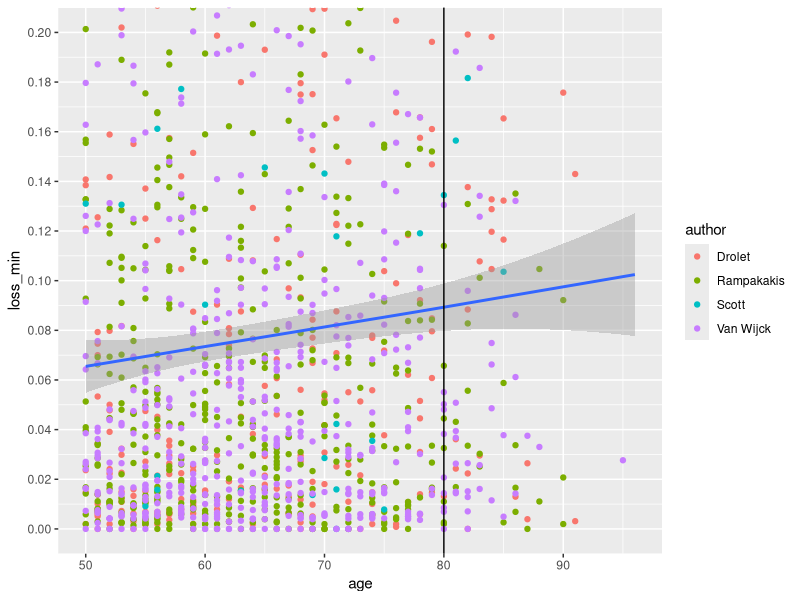
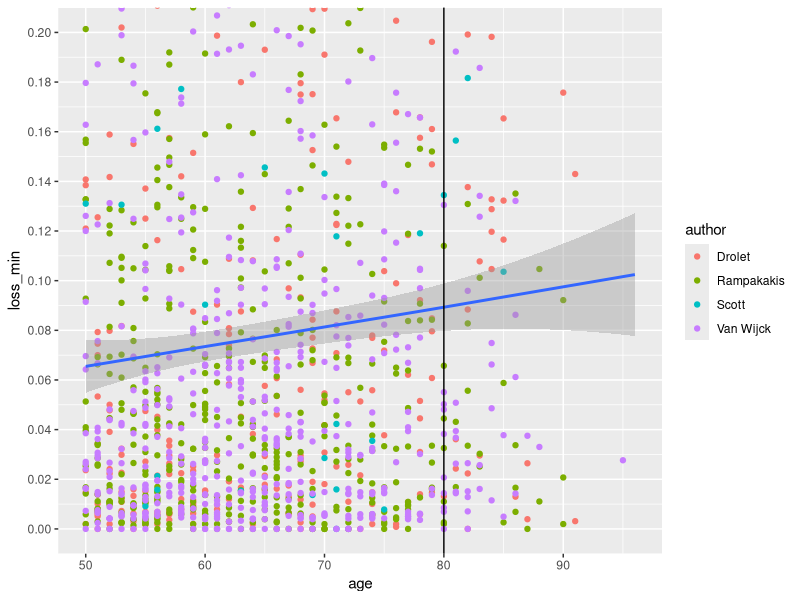
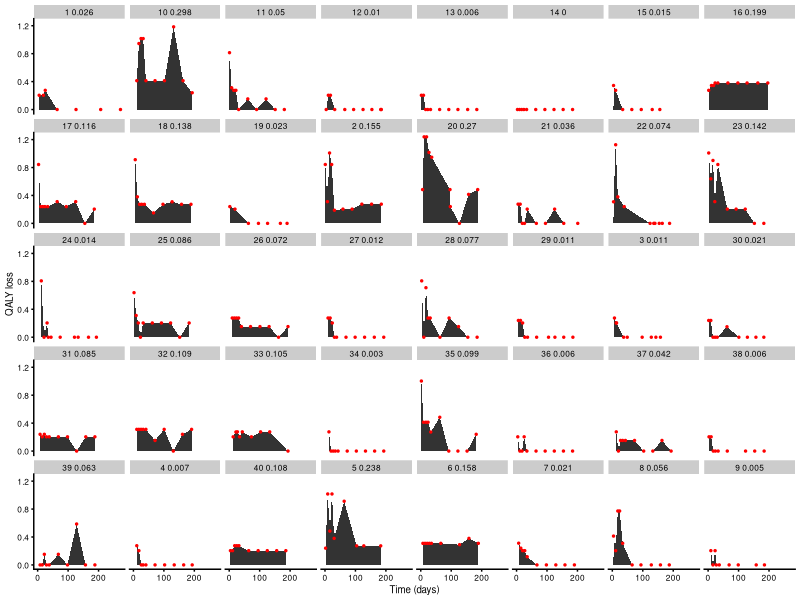
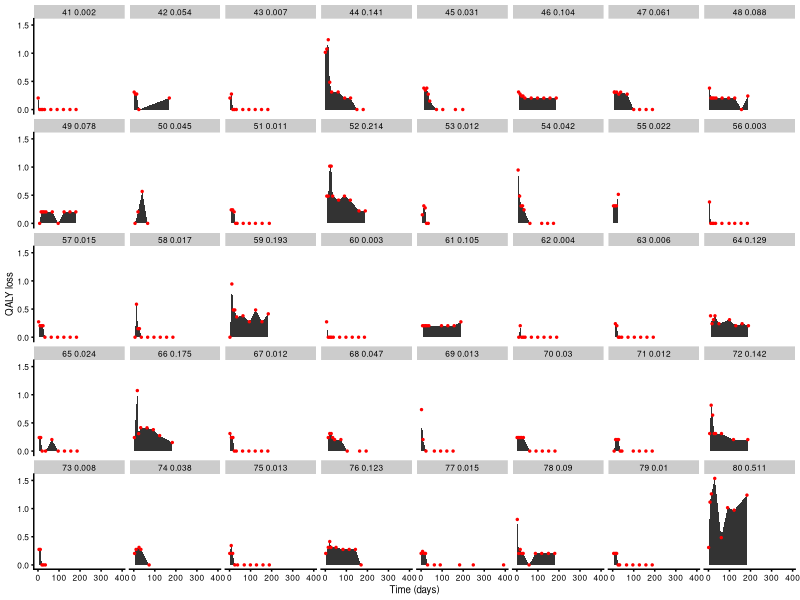
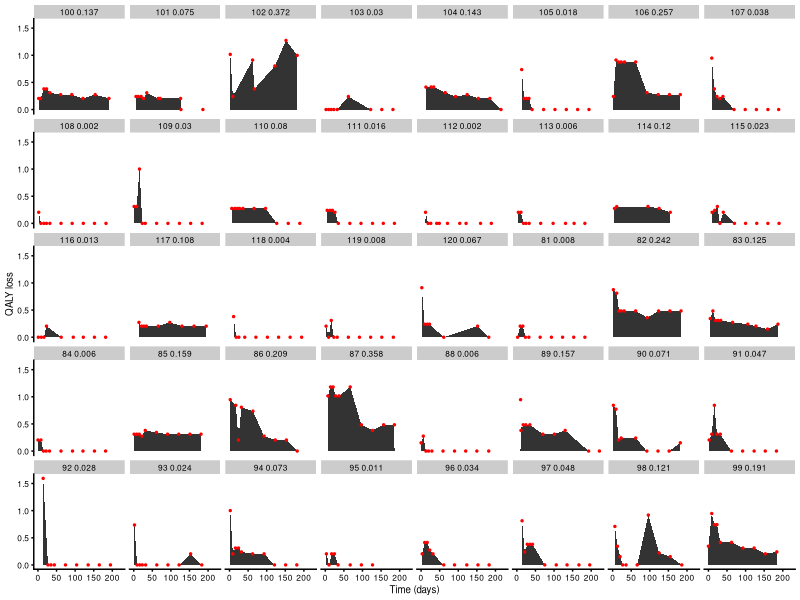
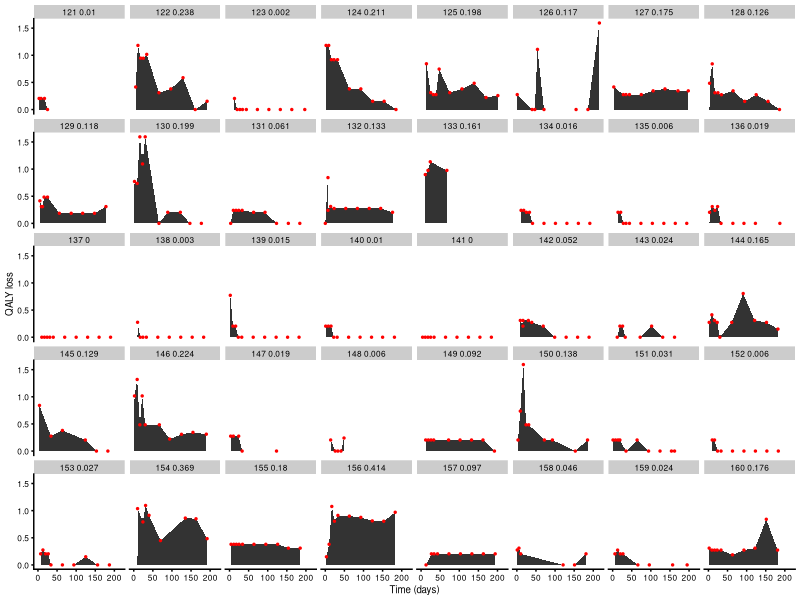
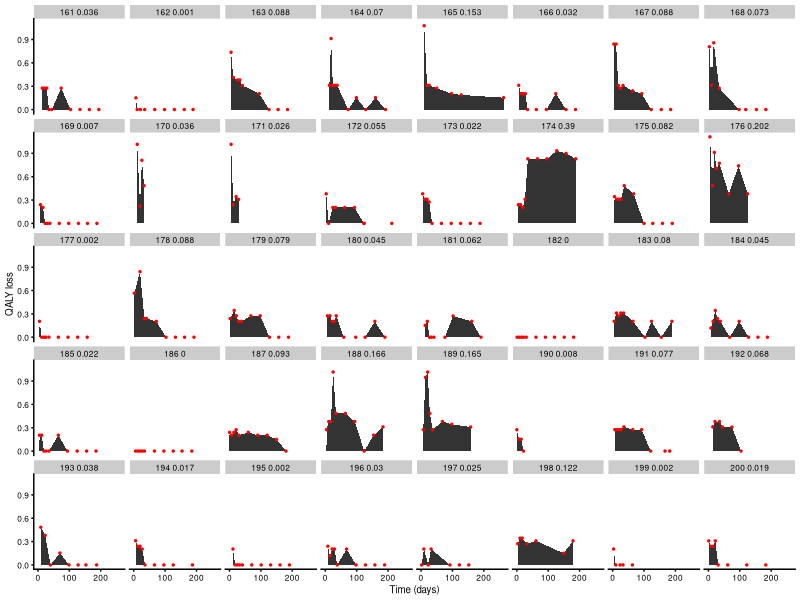
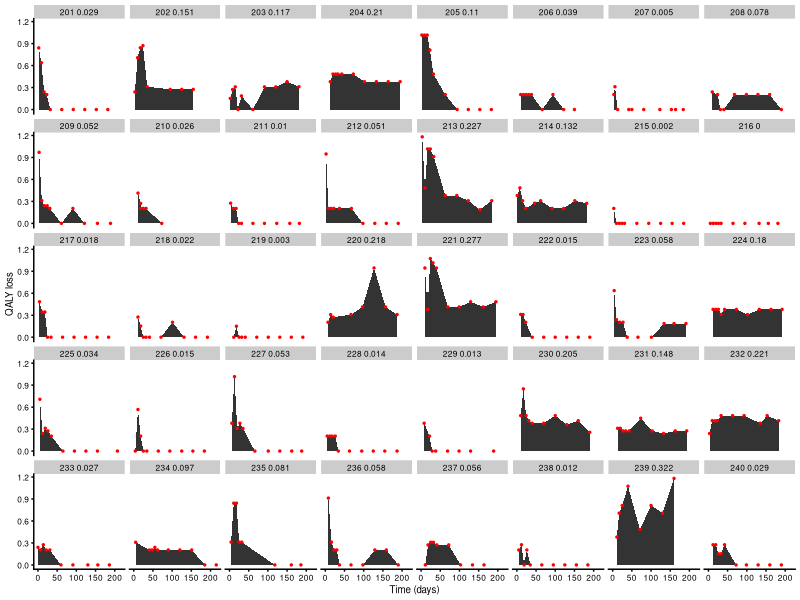

Recreate these plots in R, in order. (Note: a time limit stopped this script after it produced the figures.)
library(data.table)
library(ggplot2)

# Load data
# data = fread("./data/27-06-2018 EQ5D_IL.df.mini EQ5D individual level data.csv")
# data = fread("./data/eq5d_orig.csv")
# data = fread("./data/eq5d_perf_uk.csv")
data = fread("./data/eq5d_uk.csv")
# data = data[study %like% "Drolet|Rampakakis"]
data = data[order(study, Patient.ID, time_points)]

# This explores QALY loss as the area under the polygon defined by loss
# measurements, e.g. if 1 - EQ5D measurements are *, looks like this:
#           *                                   
#          #|##                                 
#        ###|#####*                    *        
#      *####|#####|#####          #####|         
# -----|####|#####|##########*#########|--------
#
# i.e. no area "sticks out" before the first point on the time axis or after
# the last point on the time axis. My argument is that the QALY loss for a
# given patient should be at least this much.

# Calculate QALY loss for each patient
area = function(t, x)
{
    widths = diff(t)
    heights = (head(x, -1) + tail(x, -1)) / 2
    sum(widths * heights)
}
losses = data[, .(loss_min = area(time_points, 1 - EQ5D) / 365.25), 
    by = .(study, Patient.ID, age)]

# Look at trend in QALY loss with age
losses[, author := sub(" et al.*$", "", study)]
ggplot(losses[age >= 50], aes(x = age, y = loss_min)) +
    geom_point(aes(colour = author)) +
    geom_smooth() +
    geom_vline(aes(xintercept = 80)) + 
    coord_cartesian(ylim = c(0, 0.2)) +
    scale_y_continuous(breaks = seq(0, 0.2, by = 0.02))
ggsave("./experimental/example_area_age.pdf", width = 8, height = 4)

# Look at individual QALY loss per patient
data = merge(data, losses, by = c("study", "Patient.ID", "age"), all = TRUE)
data[, patient_number := .GRP, by = .(study, Patient.ID)]
data[, panel_id := paste(patient_number, round(loss_min, 3))]

# Save as a multi-page figure
pdf("./experimental/example_area_individual.pdf", width = 10, height = 6)

patients = data[, unique(Patient.ID)]
for (p in seq(1, length(patients), by = 40)) {
    cat(".")
    pat = patients[p:(p + 39)]
    pat = pat[!is.na(pat)]
    plot = ggplot(data[Patient.ID %in% pat]) +
        geom_area(aes(x = time_points, y = 1 - EQ5D)) +
        geom_point(aes(x = time_points, y = 1 - EQ5D), colour = "red", size = 0.5) +
        facet_wrap(~panel_id, nrow = 5, ncol = 8) +
        cowplot::theme_cowplot(font_size = 7) +
        labs(x = "Time (days)", y = "QALY loss")
    print(plot)
}

dev.off()

# QALY loss, PHN versus non-PHN
phn = data[time_points > 90 & EQ5D < 1, unique(Patient.ID)]
losses[, PHN := Patient.ID %in% phn]
ggplot(losses, aes(x = age, y = loss_min, colour = PHN)) + 
    geom_point() + 
    geom_smooth() + 
    facet_wrap(~PHN)
